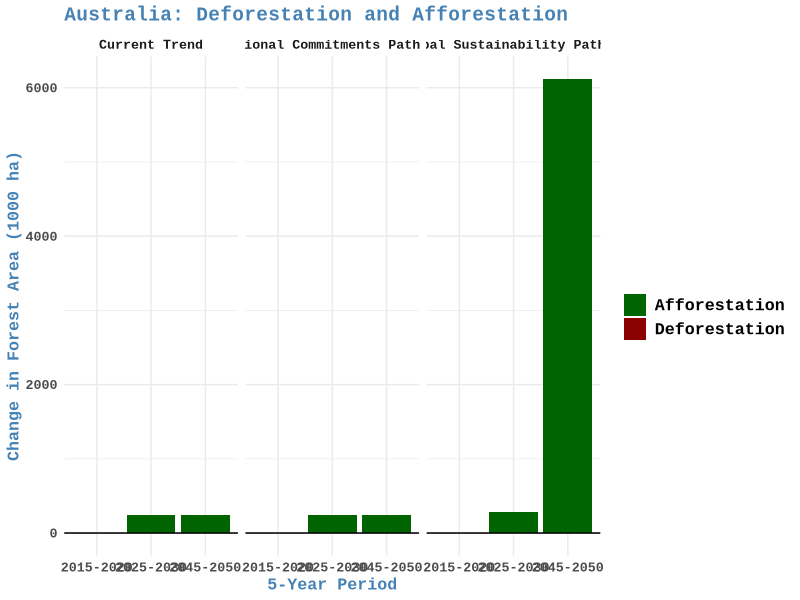
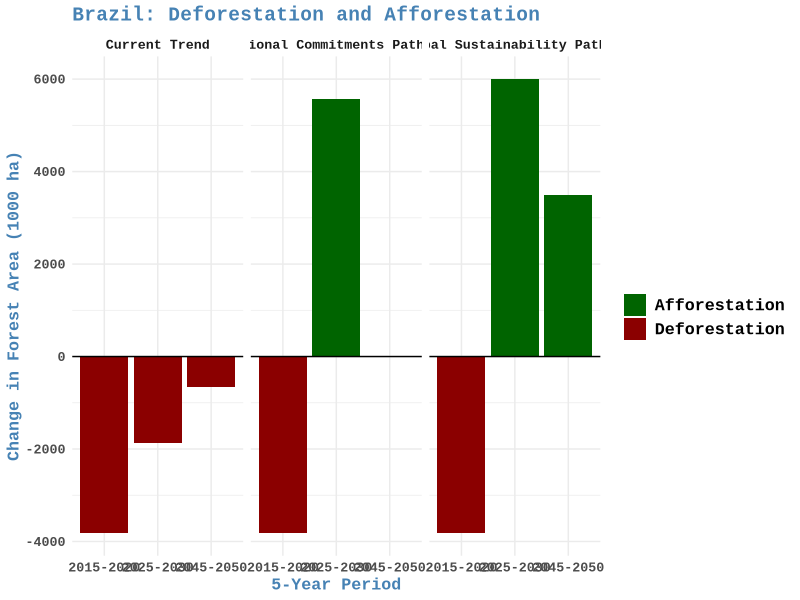
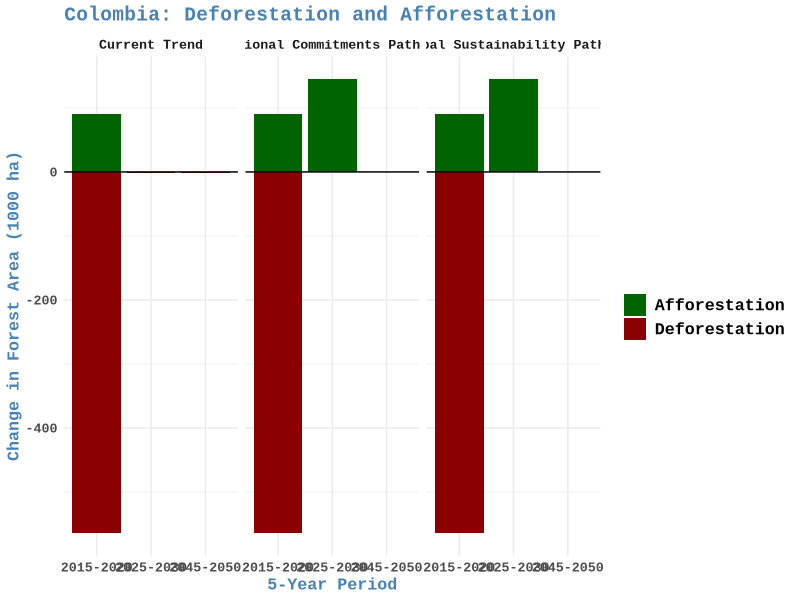
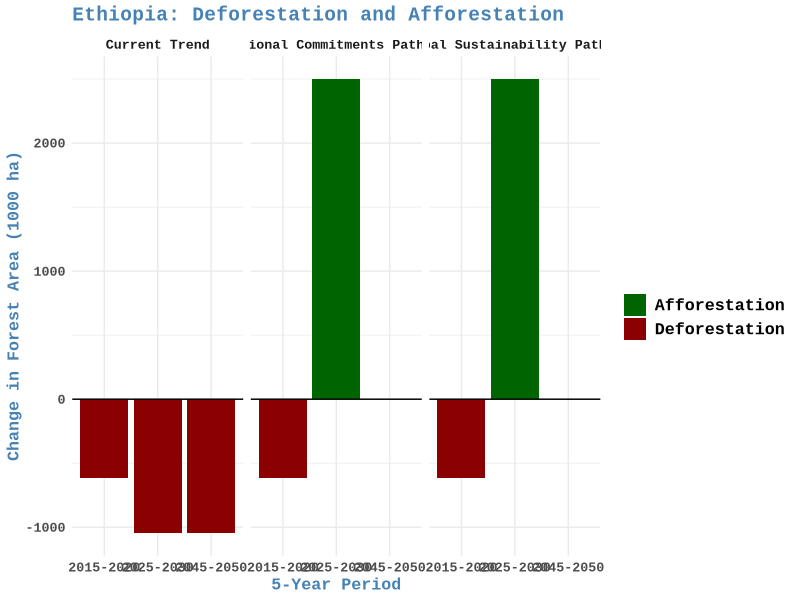
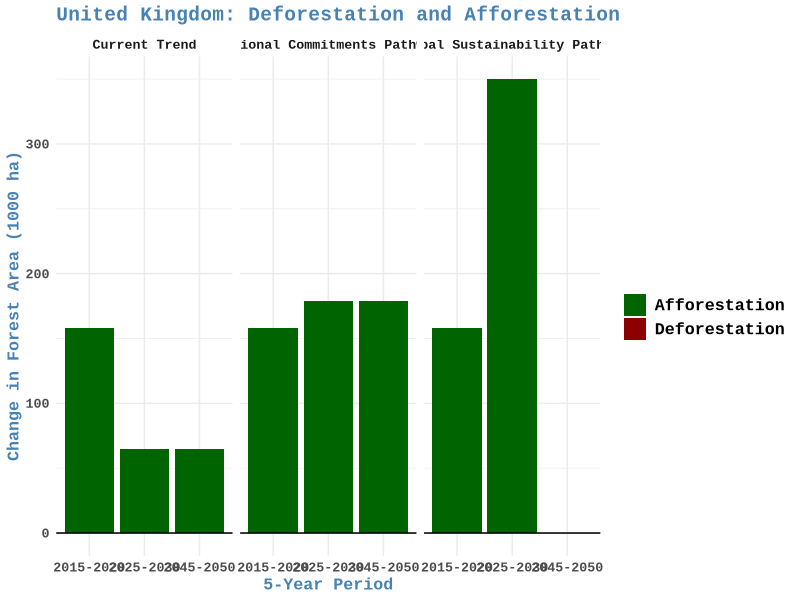

Generate these figures, in order, with R:
# Libraries ---------------------------------------------------------------
library(here)
library(dplyr)
library(readr)
library(readxl)
library(conflicted)
library(readxl)
library(ggplot2)
conflict_prefer("filter", "dplyr")

here()

#Data ---------------------------------------------------------------
deforestation<- read_csv(here("data", "20240319_extracted_indicator.csv")) %>%
  rename(alpha3 = country, , Year = year,  ForestChange=forestchange, NewForestChange = newforestchange) %>% 
  mutate(pathway = recode(pathway, "NationalCommitment" = "NationalCommitments")) %>% 
  filter(iteration == "5") %>% 
  filter(Year %in% c("2020", "2030", "2050"))%>% 
  filter (alpha3 %in% c("AUS", "BRA", "COL", "ETH", "GBR")) %>% 
  select(alpha3, Year, pathway, ForestChange, NewForestChange)


# #Plot  ---------------------------------------------------------------
deforestation$pathway <- factor(deforestation$pathway, levels = c("CurrentTrends", "NationalCommitments", "GlobalSustainability"))

countries <- c("AUS", "BRA", "COL", "ETH", "GBR")
countries_labels <-c(
  "AUS" = "Australia", 
  "BRA" = "Brazil", 
  "COL" = "Colombia", 
  "ETH" = "Ethiopia", 
  "GBR" = "United Kingdom")


for (country in countries) {
  
  country_data <- subset(deforestation, alpha3 == country)
  
  
  p_pathway3 <- ggplot(country_data, aes(x = as.factor(Year))) +
    geom_bar(aes(y = ForestChange, fill = "Deforestation", group = pathway), stat = "identity", position = "dodge") +
    geom_bar(aes(y = NewForestChange, fill = "Afforestation", group = pathway), stat = "identity", position = "dodge") +
    geom_hline(yintercept = 0, linetype = "solid") +
    scale_fill_manual(values = c("Deforestation" = "darkred", "Afforestation" = "darkgreen"),
                      name = "") +
    labs(title = paste0(countries_labels[country], ": Deforestation and Afforestation"),
         x = "5-Year Period",
         y = "Change in Forest Area (1000 ha)") +
    # scale_y_continuous(breaks = seq(floor(-max(abs(c(deforestation$ForestChange, deforestation$NewForestChange)))/50)*50,
    #                                 ceiling(max(abs(c(deforestation$ForestChange, deforestation$NewForestChange)))/50)*50,
    #                                 50)) +
    facet_grid(. ~ pathway, scales = "free_y",
               labeller = labeller(pathway = c("CurrentTrends" = "Current Trend",
                                               "NationalCommitments" = "National Commitments Pathway",
                                               "GlobalSustainability" = "Global Sustainability Pathway"))) +
    scale_x_discrete(labels = c("2015-2020", "2025-2030", "2045-2050")) +  
    theme_minimal() +
    theme(text = element_text(family = "Courier New", color = "black", size = 12, face = "bold"),
          legend.title = element_text(family = "Courier New", color = "steelblue", size = 12, face = "bold"),  
          legend.text = element_text(family = "Courier New", size = 12),
          plot.title = element_text(color = "steelblue", size = 14, face = "bold"),
          axis.title.x = element_text(color = "steelblue", size = 12),
          axis.title.y = element_text(color = "steelblue", size = 12))

  tiff(here("output", "figures", country, paste0(gsub("-", "",Sys.Date()), "_", "Deforestation.tiff")),
  units = "in", height = 5, width = 14, res = 300)
  plot(p_pathway3)
  dev.off()
}
